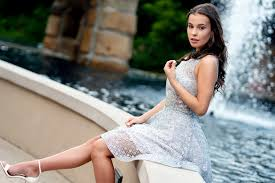
#> input picture images.jpg, 275 x 183 px
$ python -i perturb_touch.py   (imports and definitions only)
#> lines starting #> are read from the running program, lines starting #| are printed output that depends on the picture
import numpy as np
import cv2
import random

# [1 line not run here, left out]

def random_kernel():
    ksize = random.randint(1,3)
    kernel = np.ones((ksize, ksize))
    return kernel

def random_perturb(img):
    perturbed = img.copy()
    if random.random() < 0.5:
        perturbed = cv2.erode(perturbed, random_kernel(), iterations = 1)

    if random.random() < 0.5:
        perturbed = cv2.dilate(perturbed, random_kernel(), iterations = 1)

    cv2.normalize(perturbed, perturbed, 0.0,1.0, cv2.NORM_MINMAX)
    if len(perturbed.shape) == 2:
        perturbed = perturbed[:,:,np.newaxis]
    return perturbed

>>> import cv2
>>> picture = cv2.imread('../images.jpg')
#> picture is the input picture: shape (183, 275, 3); mean B, G, R 129.3, 134.9, 135.5
>>> result = random_perturb(picture)
#> in random_perturb, `cv2.normalize(perturbed, perturbed, 0.0,1.0, cv2.NORM_MINMAX)`:
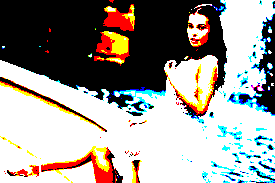
#> perturbed: shape (183, 275, 3); mean B, G, R 0.572, 0.594, 0.609; drawn with 1 as white
